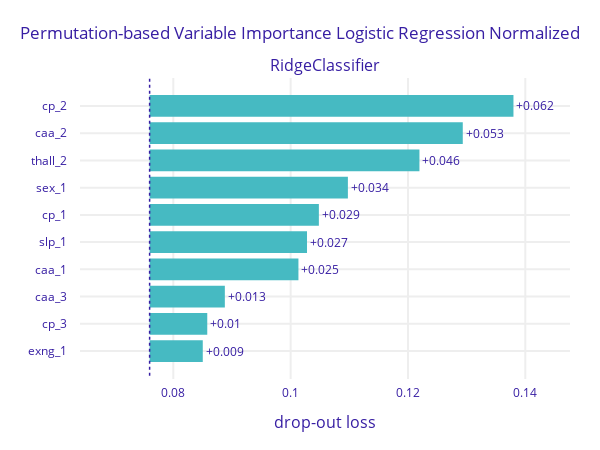

Source (notebook cell):
### Code cell
plot_pvi(lr_norm_explainer, "imgs/logistic_regression_norm.png", "Logistic Regression Normalized")

### Figure 1 — Plotly figure (JSON) as saved in the notebook; plotly's stock layout.template omitted (floating-point values rounded to 4 significant figures)
{"data": [{"base": 0.07596, "hoverinfo": "text", "hoverlabel": {"bgcolor": "rgba(0,0,0,0.8)"}, "hovertext": ["Model: RidgeClassifier loss after<br>variable: cp_2 is permuted: 0.138<br>Drop-out loss change: +0.062", "Model: RidgeClassifier loss after<br>variable: caa_2 is permuted: 0.129<br>Drop-out loss change: +0.053", "Model: RidgeClassifier loss after<br>variable: thall_2 is permuted: 0.122<br>Drop-out loss change: +0.046", "Model: RidgeClassifier loss after<br>variable: sex_1 is permuted: 0.11<br>Drop-out loss change: +0.034", "Model: RidgeClassifier loss after<br>variable: cp_1 is permuted: 0.105<br>Drop-out loss change: +0.029", "Model: RidgeClassifier loss after<br>variable: slp_1 is permuted: 0.103<br>Drop-out loss change: +0.027", "Model: RidgeClassifier loss after<br>variable: caa_1 is permuted: 0.101<br>Drop-out loss change: +0.025", "Model: RidgeClassifier loss after<br>variable: caa_3 is permuted: 0.089<br>Drop-out loss change: +0.013", "Model: RidgeClassifier loss after<br>variable: cp_3 is permuted: 0.086<br>Drop-out loss change: +0.01", "Model: RidgeClassifier loss after<br>variable: exng_1 is permuted: 0.085<br>Drop-out loss change: +0.009"], "marker": {"color": "#46bac2"}, "orientation": "h", "showlegend": false, "text": ["+0.062", "+0.053", "+0.046", "+0.034", "+0.029", "+0.027", "+0.025", "+0.013", "+0.01", "+0.009"], "textposition": "outside", "type": "bar", "x": [0.06202, 0.05338, 0.04599, 0.0338, 0.02885, 0.02683, 0.02537, 0.01282, 0.009826, 0.009059], "xaxis": "x", "y": ["cp_2", "caa_2", "thall_2", "sex_1", "cp_1", "slp_1", "caa_1", "caa_3", "cp_3", "exng_1"], "yaxis": "y"}], "layout": {"annotations": [{"font": {"size": 16}, "showarrow": false, "text": "RidgeClassifier", "x": 0.5, "xanchor": "center", "xref": "paper", "y": 1, "yanchor": "bottom", "yref": "paper"}, {"font": {"size": 16}, "showarrow": false, "text": "drop-out loss", "x": 0.5, "xanchor": "center", "xref": "paper", "y": 0, "yanchor": "top", "yref": "paper", "yshift": -30}], "autosize": false, "font": {"color": "#371ea3"}, "height": 450, "margin": {"b": 71, "r": 30, "t": 78}, "shapes": [{"line": {"color": "#371ea3", "dash": "dot", "width": 1.5}, "type": "line", "x0": 0.07596, "x1": 0.07596, "xref": "x", "y0": -1, "y1": 10, "yref": "y"}], "title": {"text": "Permutation-based Variable Importance Logistic Regression Normalized"}, "width": 600, "xaxis": {"anchor": "y", "automargin": true, "domain": [0, 1], "fixedrange": true, "gridwidth": 2, "range": [0.06409, 0.1476], "tickcolor": "white", "ticklen": 3, "ticks": "outside", "type": "linear", "zeroline": false}, "yaxis": {"anchor": "x", "automargin": true, "autorange": "reversed", "domain": [0, 1], "fixedrange": true, "gridwidth": 2, "tickcolor": "white", "ticklen": 10, "ticks": "outside", "type": "category"}}}
